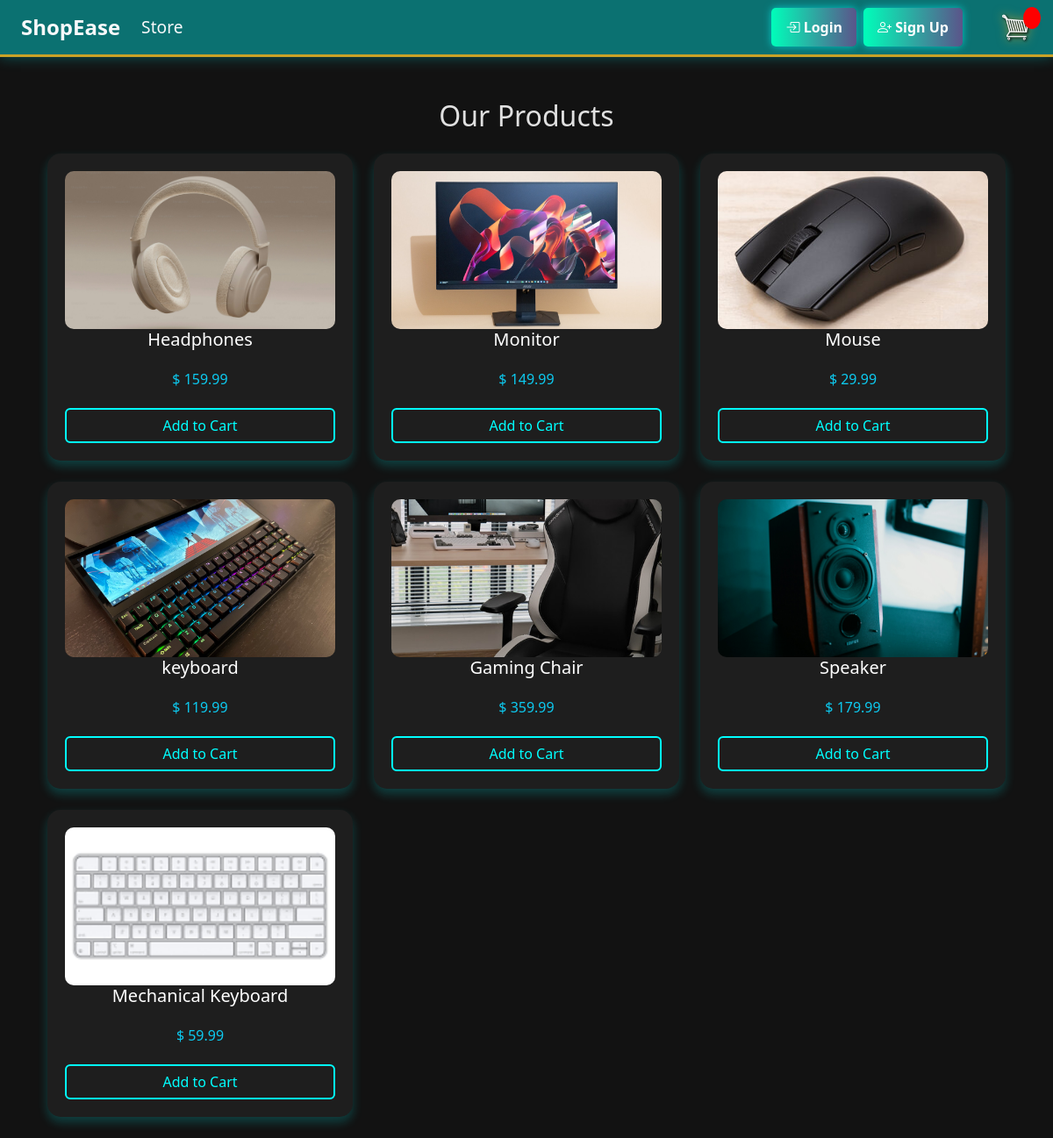
Screenshot of /products/ with the database file from the repository.
### store/models.py (models this page shows, shortened)
class Product(models.Model):
    name = models.CharField(max_length=200)
    price = models.FloatField()
    digital = models.BooleanField(default=False, null=True, blank=True)
    image = models.ImageField(null=True, blank=True)

### store/views.py (the view)
# urls.py: path('products/', views.product_list, name="products"),
def product_list(request):
    products = Product.objects.all()  # Fetch all products
    return render(request, 'store/products.html', {'products': products})

### store/templates/store/products.html (shortened to what this page needs)
{% extends 'store/main.html' %}
{% load static %}
{% block content %}
<link rel="stylesheet" href="https://cdn.jsdelivr.net/npm/bootstrap@5.3.0/dist/css/bootstrap.min.css">
<link rel="stylesheet" href="https://cdn.jsdelivr.net/npm/bootstrap-icons/font/bootstrap-icons.css">
<div class="container mt-5">
    <h2 class="text-center mb-4">Our Products</h2>
    <div class="row">
        {% for product in products %}
        <div class="col-md-4 mb-4">
            <div class="product-card">
                <img src="{{ product.image.url }}" class="product-img" alt="{{ product.name }}">
                <h5>{{ product.name }}</h5>
                <h6 class="text-info">$ {{ product.price }}</h6>
                <button class="btn add-btn mt-auto add-to-cart" data-product="{{ product.id }}">Add to Cart</button>
            </div>
        </div>
        {% endfor %}
    </div>
</div>
{% endblock %}

### static/css/main.css (style rules this page uses)
body { background-color: hsl(0, 0%, 98%); }
h1,h2,h3,h4,h5,h6 { color:hsl(0, 0%, 30%); }
.btn { border-radius: 0; }

### store/templates/store/products.html (style rules this page uses)
body { background-color: #121212; color: #e0e0e0; }
.product-card { background: #1e1e1e; color: white; text-align: center; border-radius: 15px; box-shadow: 0 6px 12px rgba(0, 255, 255, 0.2); padding: 20px; transition: transform 0.3s ease-in-out, box-shadow 0.3s; height: 350px; display: flex; flex-direction: column; justify-content: space-between; }
.product-img { height: 180px; object-fit: cover; border-radius: 10px; }
.add-btn { background-color: transparent; border: 2px solid cyan; color: cyan; transition: 0.3s; }

### rows the page displays
Product: image (picture), name "Headphones", price "159.99"
Product: image (picture), name "Monitor", price "149.99"
Product: image (picture), name "Mouse", price "29.99"
Product: image (picture), name "keyboard", price "119.99"
Product: image (picture), name "Gaming Chair", price "359.99"
Product: image (picture), name "Speaker", price "179.99"
Product: image (picture), name "Mechanical Keyboard", price "59.99"
